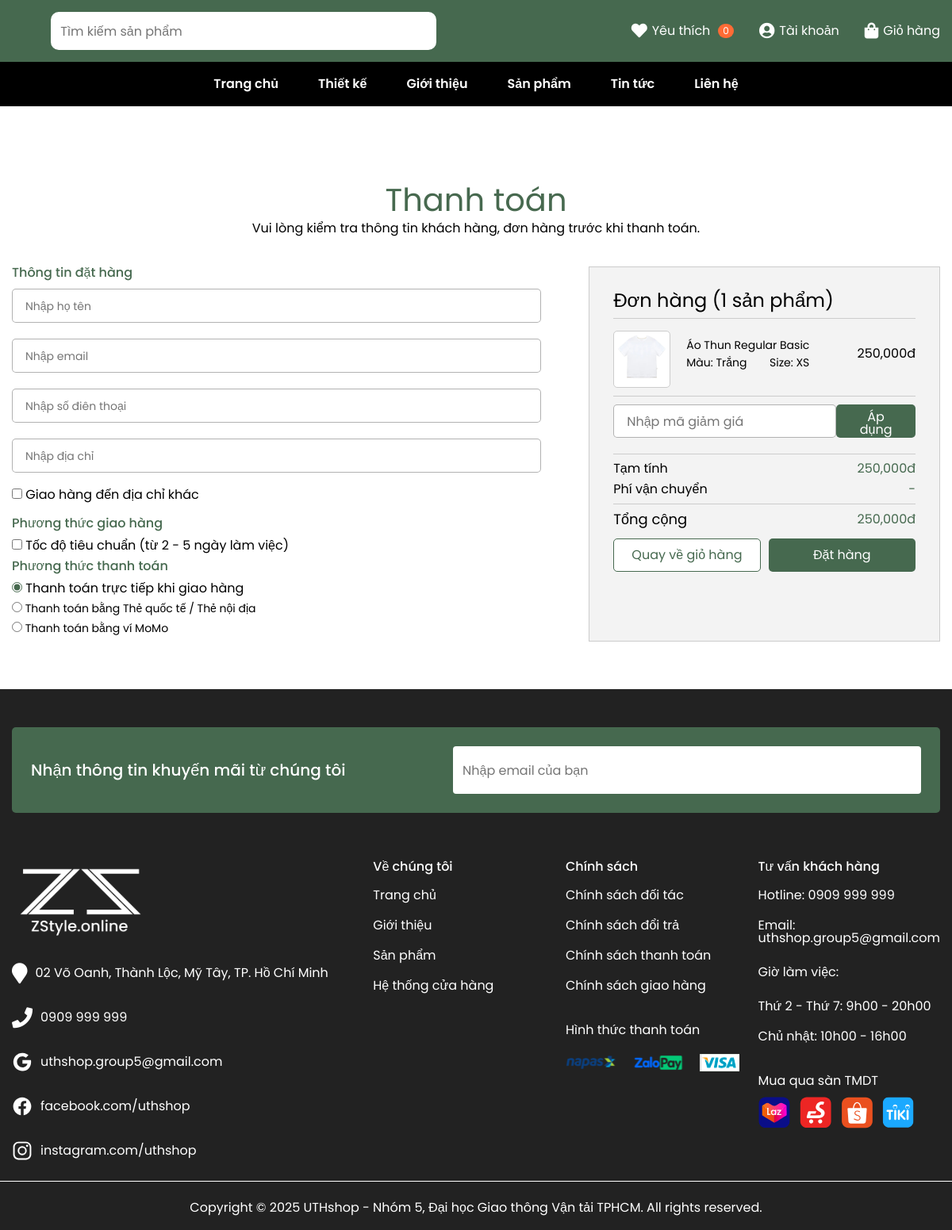
/index.php?pg=checkout&id=1, run on the app's committed database.
### tables this page shows
CREATE TABLE `product` (
  `id` int(5) NOT NULL,
  `ma_sanpham` varchar(10) NOT NULL,
  `name` varchar(100) NOT NULL,
  `price` double(10,2) NOT NULL DEFAULT 0.00,
  `priceold` double(10,2) NOT NULL DEFAULT 0.00,
  `hot` tinyint(1) NOT NULL DEFAULT 0,
  `noibat` tinyint(1) NOT NULL DEFAULT 0,
  `chitiet` varchar(1000) DEFAULT NULL,
  `gioitinh` tinyint(1) DEFAULT 0,
  `idcatalog` int(3) NOT NULL,
  `bestsell` tinyint(1) NOT NULL DEFAULT 0,
  `view` int(6) NOT NULL DEFAULT 0,
  `trend` tinyint(1) NOT NULL DEFAULT 0
);

### model/connectdb.php (called while the page is built, shortened)
<?php
function pdo_get_connection(){
   $dburl = "mysql:host=localhost;dbname=zstyle;charset=utf8";
   $username = 'root';
   $password = '';
   $conn = new PDO($dburl, $username, $password);
   $conn->setAttribute(PDO::ATTR_ERRMODE, PDO::ERRMODE_EXCEPTION);
   return $conn;
}
function pdo_query_one($sql){
   $sql_args = array_slice(func_get_args(), 1);
   try{
       $conn = pdo_get_connection();
       $stmt = $conn->prepare($sql);
       $stmt->execute($sql_args);
       $row = $stmt->fetch(PDO::FETCH_ASSOC);
       return $row;
   }
   catch(PDOException $e){
       throw $e;
   }
   finally{
       unset($conn);
   }
}
?>

### model/detail.php (called while the page is built, shortened)
<?php
    function getproductdetail($idproduct){
        $sql = "SELECT * FROM product WHERE id=?";
        return pdo_query_one($sql, $idproduct);
    }
?>

### view/checkout.php (the view, shortened to what this page needs)
<?php
  $html_product_checkout='';
  $tongtien=0;
  $tongsoluong=0;
  if(isset($_SESSION['giohang'])){
    foreach ($_SESSION['giohang'] as $item) {
      extract($item);
      $tongsoluong+=$soluong;
      $tongtien+=$soluong*$price;
      if($soluong==1){
        $soluong='';
      }else{
        $soluong='<div class="checkout-right-quantity">
        <span class="number">'.$soluong.'</span>
      </div>';
      }
      $html_product_checkout.='<div class="checkout-right-list">
      <div class="checkout-right-item">
        <div class="checkout-right-image">
          '.check_img($img).$soluong.'
        </div>
        <div class="checkout-right-content">
          <div class="checkout-right-title">'.$name.'</div>
          <div class="checkout-right-main">
            <div class="checkout-right-color">Màu: '.$color.'</div>
            <div class="checkout-right-size">Size: '.$size.'</div>
          </div>
        </div>
      </div>
      <div class="checkout-right-price">'.number_format($price,0,'',',').'đ</div>
    </div>';
    }
  }
  $html_phuongthuc='<label class="phuongthuctt">
          <input name="phuongthuc" value="Thanh toán trực tiếp khi giao hàng" type="radio" checked="checked"/>
          Thanh toán trực tiếp khi giao hàng
        </label><br>
        <label id="phuongthuctt"
          >
          <input name="phuongthuc" value="Thanh toán bằng Thẻ quốc tế / Thẻ nội địa" type="radio"/>
          Thanh toán bằng Thẻ quốc tế / Thẻ nội địa
        </label><br>
        <label id="phuongthuctt"
          >
          <input name="phuongthuc" value="Thanh toán bằng ví MoMo" type="radio"/>
          Thanh toán bằng ví MoMo
        </label>';
  $html_tocdo='';
?>
    <form action="index.php?pg=checkout" method="post">
      <section class="checkout">
        <div class="container">
          <div class="checkout-center">
            <div class="checkout-center-icon">
              <i class="fa fa-credit-card-alt" aria-hidden="true"></i>
            </div>
            <div class="checkout-center-text">Thanh toán</div>
            <p>Vui lòng kiểm tra thông tin khách hàng, đơn hàng trước khi thanh toán.</p>
          </div>
          <div class="checkout-main">
            <div class="checkout-left">
              <div class="order">
                <h3 class="order-title">Thông tin đặt hàng</h3>
                <div action="" class="order-form order-info">
                  <input name="tendat" class="order-input" type="text" placeholder="Nhập họ tên" value="<?=$_SESSION['name']?>" />
                  <input name="emaildat" class="order-input" type="text" placeholder="Nhập email"  value="<?=$_SESSION['email']?>"/>
                  <input name="sdtdat" class="order-input" type="text" placeholder="Nhập số điên thoại"  value="<?=$_SESSION['sdt']?>"/>
                  <input name="diachidat" class="order-input" type="text" placeholder="Nhập địa chỉ"  value="<?=$_SESSION['diachi']?>"/>
                </div>
                <div class="order-checkbox">
                  <input onchange='diachikhac()' class="checkdiachi" type="checkbox" />
                  Giao hàng đến địa chỉ khác
                </div>
              </div>
              <div class="order-pt">
                <h3 class="order-title">Phương thức giao hàng</h3>
                  <input type="checkbox" <?=$html_tocdo?> name="tocdo">
                  <label for="radio1">Tốc độ tiêu chuẩn (từ 2 - 5 ngày làm việc)</label>
              </div>
              <div id="order-pt">
                <h3 class="order-title">Phương thức thanh toán</h3>
                <?=$html_phuongthuc?>
              </div>
            </div>
            <div class="checkout-right">
              <div class="checkout-right-box">
                <div class="checkout-right-title-heading">Đơn hàng (<?=$tongsoluong?> sản phẩm)</div>
                <div class="checkout-right-overflow">
                <?=$html_product_checkout?>
                </div>
                <div class="voucher">
                    <?php
                      echo '<div class="voucher-list">
                      <div class="voucher-item">
                      <input name="magiamgia" type="text" placeholder="Nhập mã giảm giá" value='.$_SESSION['magiamgia'].'>
                    </div>
                    <div class="voucher-btn">
                      <button name="btngiamgia" class="voucher-button voucher-button-mobile">Áp dụng</button>
                    </div>
                    </div>
                    <div class="errform">'.$errvoucher.'</div>';
                    ?>
                </div>
                <div class="form-group">
                  <div class="form-flex">
                    <span> Tạm tính</span>
                    <span><?=number_format($tongtien,0,'',',')?>đ</span>
                  </div>
                  <div class="form-flex">
                    <span>Phí vận chuyển </span>
                    <span>-</span>
                  </div>
                </div>
                <div class="form-flex mt-10">
                  <span class="checkout-total">Tổng cộng </span>
                  <span><?=number_format($tongtien-$_SESSION['giamgia']*$tongtien/100,0,'',',')?>đ</span>
                </div>
                <div class="form-flex back-flex mt-10">
                  <div class="back-cart">
                    <a href="index.php?pg=cart">Quay về giỏ hàng</a>
                  </div>
                  <div class="voucher-btn button-primary__primary">
                    <button name="thanhtoan"  class="voucher-button">Đặt hàng</button>
                  </div>
                </div>
              </div>
            </div>
          </div>
        </div>
      </section>
      </form>

### model/product.php (shortened to what this page needs)
<?php
   function check_img($img){
      $projectRoot = dirname(__DIR__);
      $urlBase = PATH_IMG;
      if(is_array($img)){
         $html_img='';
         foreach ($img as $item) {
            $filename = str_replace(["\n","\r"],"", $item);
            $fsPath = $projectRoot . DIRECTORY_SEPARATOR . 'upload' . DIRECTORY_SEPARATOR . $filename;
            $url = $urlBase.$filename;
            if(is_file($fsPath)){
               $html_img.= '<img src="'.$url.'">';
            }
         }
         return $html_img;
      }else{
         $filename = str_replace(["\n","\r"],"", $img);
         $fsPath = $projectRoot . DIRECTORY_SEPARATOR . 'upload' . DIRECTORY_SEPARATOR . $filename;
         $url = $urlBase.$filename;
         if(is_file($fsPath)){
            return '<img src="'.$url.'">';
         }else{
            return '';
         }
      }
   }
?>

### view/layout/assets/css/style.css (style rules this page uses)
*, *:before, *:after { box-sizing: border-box; }
:root { --primary-color: #47694f; --white: #ffffff; --bg: #799881; --font: "Poppins", sans-serif; --black: #000; --text-heading: #46694f; --bg-footer: #222222; --red: #f00; --hover: #80b885; }
* { margin: 0; padding: 0; font: inherit; list-style: none; text-decoration: none; }
img, picture, svg, video { display: block; max-width: 100%; }
input, select, textarea { background-color: #fff; outline: none; color: #222; border: 1px solid #ccc; z-index: 1; position: relative; pointer-events: auto; opacity: 1; }
button { cursor: pointer; background-color: transparent; outline: none; border: 0; }
body { min-height: 100vh; font-weight: 400; font-size: 16px; line-height: 1; font-family: var(--font); font-size: 16px; }
.container { max-width: 1310px; margin: 0 auto; padding: 0 15px; }
input[type="checkbox"] { accent-color: var(--primary-color); }
input[type="radio"] { accent-color: var(--primary-color); margin-bottom: 12px; }
.checkout { position: relative; padding: 60px 0; }
.checkout-main { gap: 60px; display: flex; justify-content: space-between; }
.checkout-center { display: flex; align-items: center; justify-content: center; flex-direction: column; gap: 8px; margin-bottom: 40px; }
.checkout-center-icon i { font-size: 30px; color: var(--text-heading); }
.checkout-center-text { font-size: 40px; color: var(--primary-color); }
.checkout-left { max-width: 720px; width: 100%; }
.order { margin-bottom: 20px; }
.order-pt { margin-bottom: 10px; }
.order-title { font-size: 18px; font-weight: 500; margin-bottom: 12px; color: var(--text-heading); }
.order-form { display: flex; flex-direction: column; width: 100%; }
.order-info { gap: 0; }
.order-input { width: 100%; border-radius: 5px; border: 1px solid rgba(0, 0, 0, 0.3); background: #fff; padding: 8px 16px; }
.order-input::placeholder { font-size: 14px; }
.checkout-right-title-heading { font-size: 24px; padding-bottom: 10px; border-bottom: 1px solid #ccc; }
.checkout-right { width: 500px; border: 1px solid #ccc; padding: 30px; background: #f3f3f3; }
.checkout-right-list { display: flex; align-items: center; justify-content: space-between; padding-bottom: 10px; border-bottom: 1px solid #ccc; }
.checkout-right-overflow { overflow-y: auto; max-height: calc(100vh - 300px); }
.checkout-right-item { display: flex; align-items: center; gap: 20px; }
.checkout-right-image { position: relative; border-radius: 5px; border: 1px solid #ccc; background: #fff; margin-top: 15px; }
.checkout-right-image img { width: 70px; height: 70px; object-fit: cover; }
.checkout-right-main { display: flex; justify-content: space-between; align-items: center; }
.checkout-right-color, .checkout-right-size { font-weight: 400; font-size: 14px; }
.checkout-right-content { font-size: 14px; }
.checkout-right-title { margin-bottom: 8px; }
.voucher { margin-top: 10px; margin-bottom: 10px; padding-bottom: 10px; border-bottom: 1px solid #ccc; }
.voucher-list { display: flex; align-items: center; justify-content: space-between; }
.voucher-item { width: 300px; }
.voucher-item input { width: 100%; height: 42px; border-radius: 5px; border: 1px solid rgba(0, 0, 0, 0.3); padding: 8px 16px; background: #fff; }
.voucher-button { width: 100%; height: 42px; background-color: var(--text-heading); color: var(--white); border-radius: 5px; padding: 8px 20px; transition: 0.2s; }
.mt-10 { margin-top: 10px; }
.back-flex { display: flex; align-items: center; gap: 10px; margin-top: 15px; }
.back-cart { width: 100%; }
.back-cart a { height: 42px; background-color: var(--white); border: 1px solid var(--text-heading); color: var(--text-heading); border-radius: 5px; padding: 8px 20px; transition: 0.2s; width: 100%; transition: 0.2s; display: inline-flex; align-items: center; justify-content: center; }
.button-primary__primary { width: 100%; }
.checkout-total { font-size: 18px; }
.form-group { display: flex; flex-direction: column; gap: 10px; padding-bottom: 10px; border-bottom: 1px solid #ccc; }
.form-flex { display: flex; justify-content: space-between; align-items: center; }
.form-flex span:last-child { color: var(--text-heading); }
#phuongthuctt { font-size: 14px; }
.order-title { font-size: 16px; font-weight: 500; margin-bottom: 12px; color: var(--text-heading); }

### data on the page
product: name "Áo Thun Regular Basic", color "Trắng", size "XS", price "250,000"

### other printed values
$wlCount "0"
$tentaikhoan "Tài khoản"
$tongsoluong "1"
$tongtien "250,000"
$tongtien-$_SESSION['giamgia']*$tongtien/100 "250,000"
